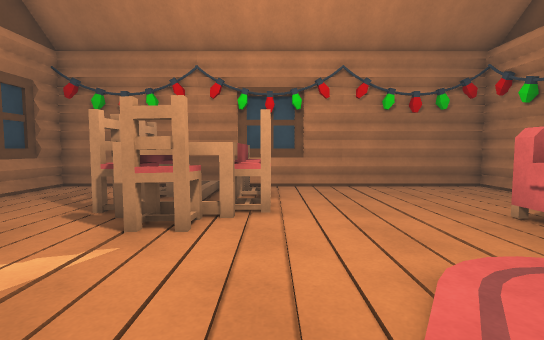
view 1 (above)

24 first-person views from a walk through a 3-D level made in the Unity game engine. The camera is 1.3 m above the floor, tilts 4° down and sees 85° across. The floor is counted in squares, 1 m on a side. Each view is taken from the middle of a square. On the plan, view 1 faces up. The plan holds only what a view shows up to about 14 squares ahead; the rest is blank. The place goes on beyond the plan. Some animated figures are left out. Door leaves are left out, so doorways stand open. Surface patterns are stand-ins for the level's own textures.

view 2
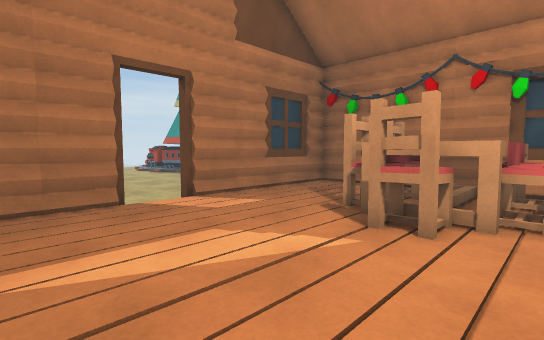

view 3
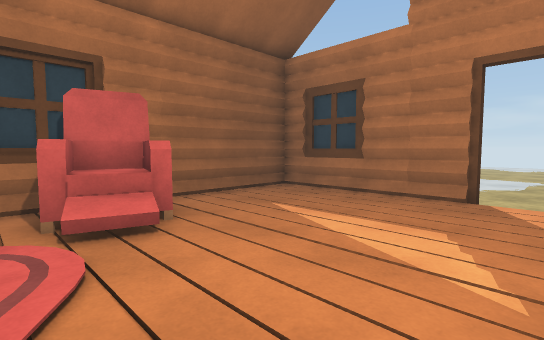

view 4
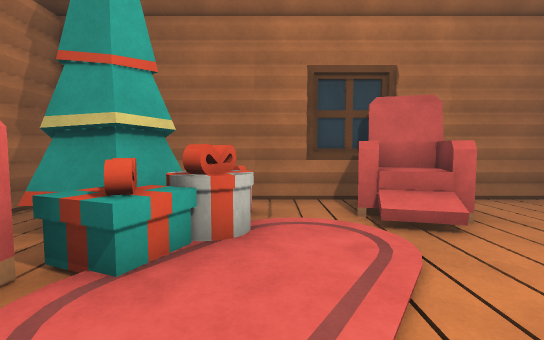

view 5
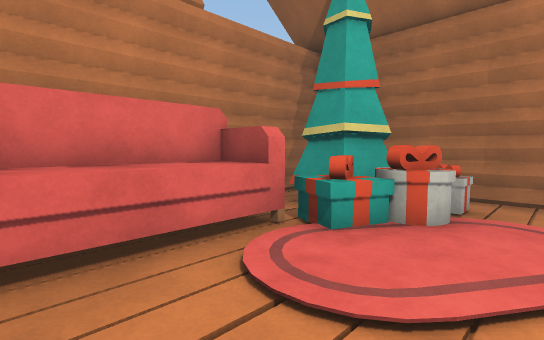

view 6
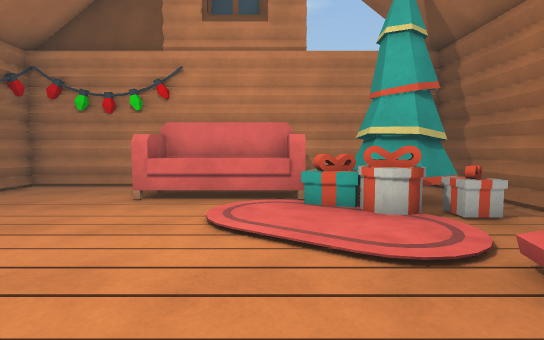

view 7
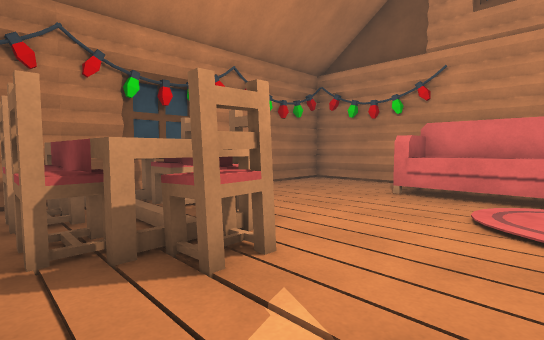

view 8
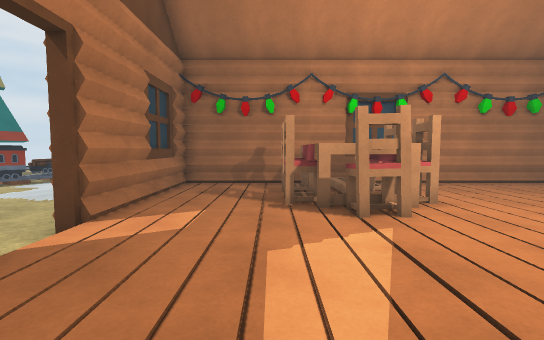

view 9
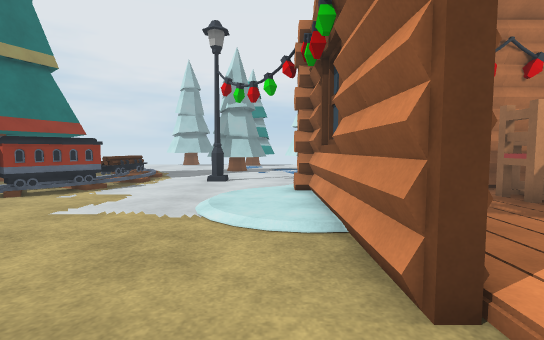

view 10
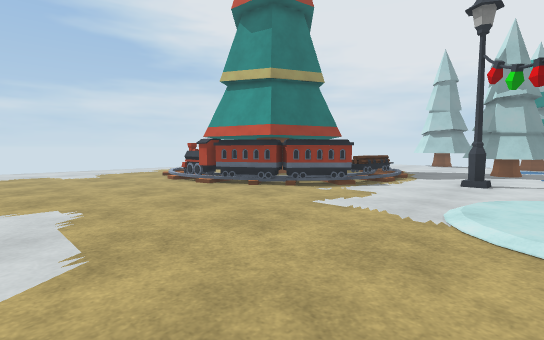

view 11
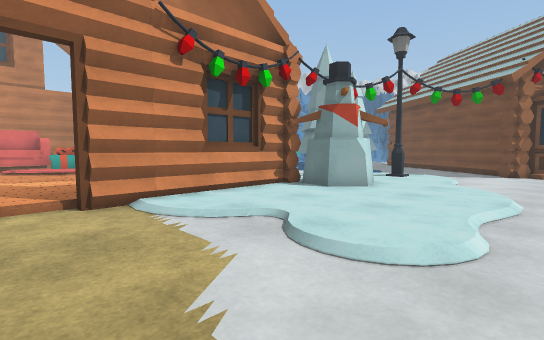

view 12
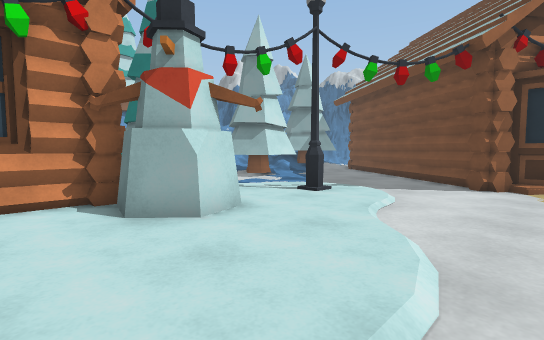

view 13
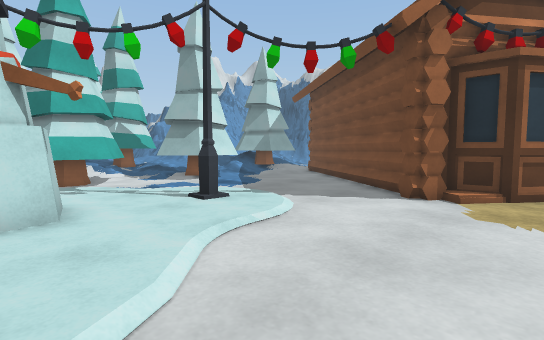

view 14
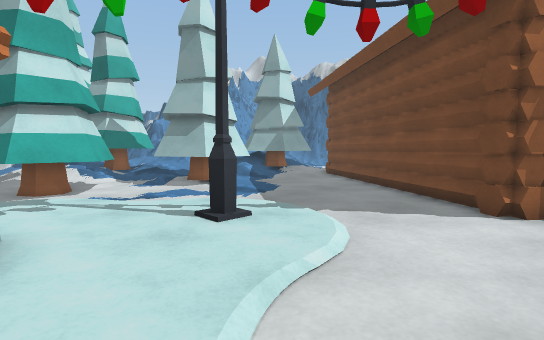

view 15
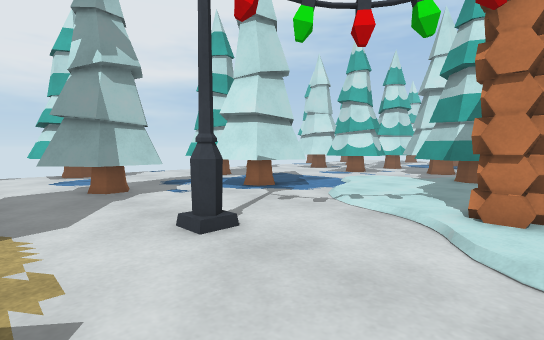

view 16
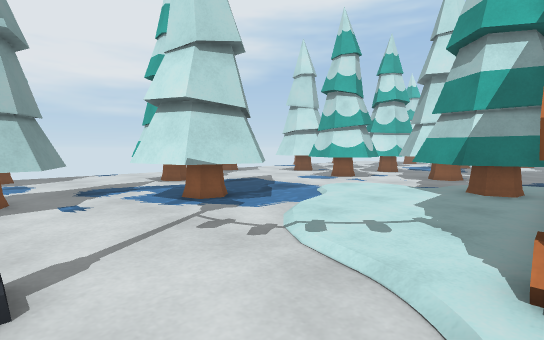

view 17
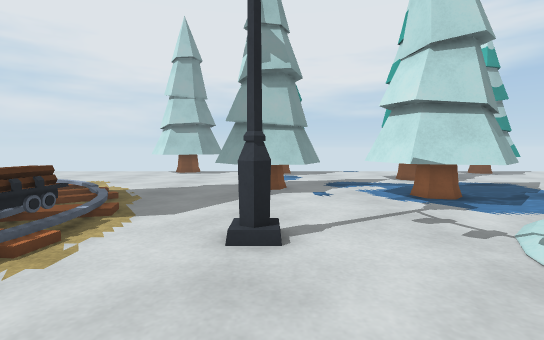

view 18
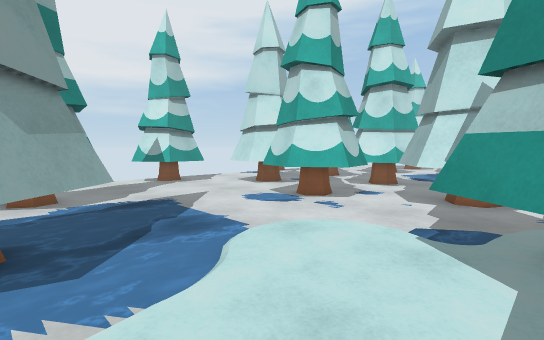

view 19
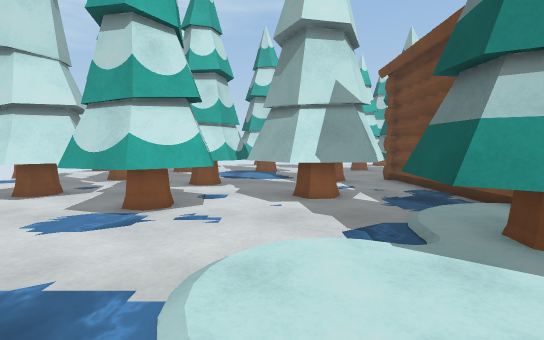

view 20
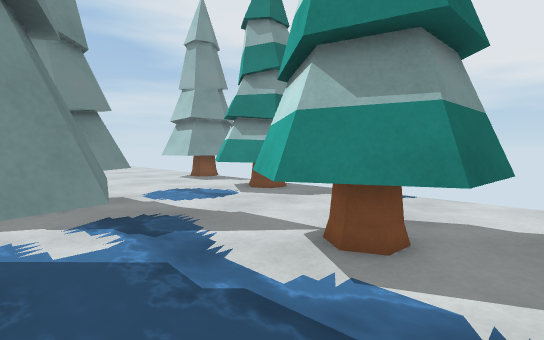

view 21
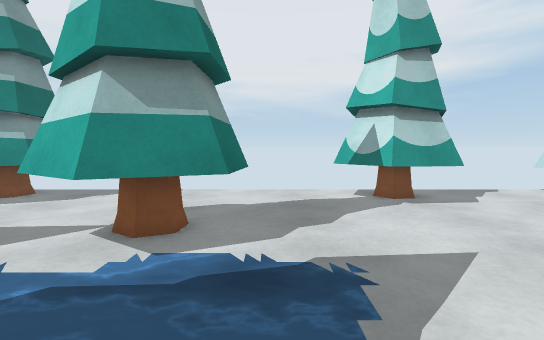

view 22
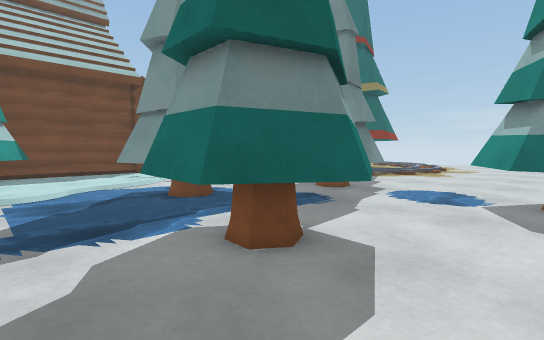

view 23
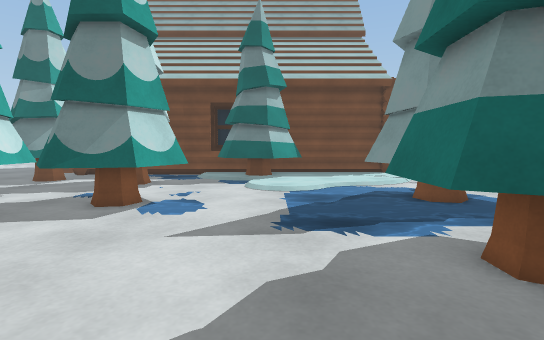

view 24
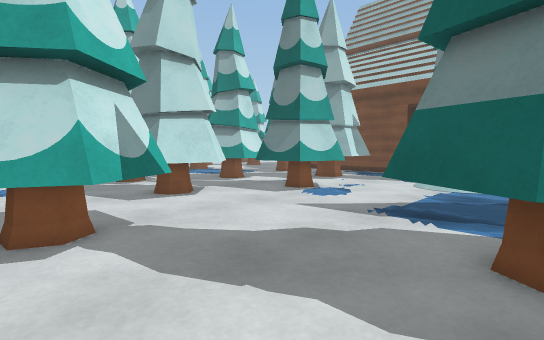

### Floor plan
Key: @ floor where view 1 was taken; # wall or solid block; . main floor; : floor 0.25 m higher than the main floor; / step, stairs or slope; D open door; T pine tree; A table; S sofa; C chair; R rug; E tree; W wagon; O other object.
Columns run from 16 left of view 1 to 9 right of it. Each row starts with its distance up from view 1.
 27  TT.TTTT. .....TTT
 26 TTT.TTTT.......TTT ..
 25 T...TTTT.......TTT ..
 24 ..........TTT.....TTT
 23 ..........TTT.....TTT  TT
 22 .....T....TTT.....TTT  TT
 21 ....TTT....T.......T ..
 20 ...TTTTT.TT......TTT.TT
 19 /...TTT.TTTT....TTTT.TTT
 18 //...T..TTTT.....TTT.TT
 17 //......TTTT.....TTT.TT ..
 16  //........./::/..TT  ....
 15 /W......../::::/..TT   TT.
 14 /W...O...:::::TTT.TT  TTT
 13 /W....../::::TTTT/.T   T
 12 WW......:::::TTTT:.....
 11 WW....//######TT#########O
 10 O.....::################O
  9 ......::##::OAAAO::::::#OO
  8 ......::##::OAAAO::::::##
  7 .......:##::OAAAO::::::##
  6 ........##::OAAAO::::::
  5 ........##::::OO:::::SS
  4 ........D::::::::::::SS
  3 ........D::::::::::::SS
  2 ........##:::::::::::SS
  1  ../../:##:::::::::RRSS##
  0  ./::/::##::::::@:RREEE##
 -1  ./:::::##::::://::RE#E##
 -2  ./:::::##::::CCC::OEE #
 -3  ./:::::##::::CCC::::::#
 -4  .::::OO################
 -5 ../:::O
 -6  ..:::OO:::/TT
 -7 .../:::::::TTT
 -8 ..../:::::/TTT
 -9 ..../:O::/..TT //
-10 .....:::/....../TTT
-11 ....../.....TT /TT
-12 ...........TTT :T
-13 ...#.......TTT
-14 .####......T
-15 ##  ##......:
-16      ###....:

Positions as (right, up) in squares from view 1, and headings:
1: (0, 0), facing up
2: (0, 0), facing up-left
3: (1, 4), facing down-left
4: (2, 4), facing down
5: (1, 5), facing down-right
6: (-3, 2), facing right
7: (-4, 2), facing up-right
8: (-4, -1), facing up
9: (-9, 2), facing up
10: (-9, 2), facing up-left
11: (-15, 4), facing down-right
12: (-15, -2), facing down-right
13: (-16, -5), facing down-right
14: (-14, -6), facing down-right
15: (-14, 10), facing up-right
16: (-11, 11), facing up-right
17: (-11, 10), facing up
18: (-6, 13), facing up-right
19: (-5, 16), facing right
20: (-3, 19), facing up-left
21: (-3, 18), facing up
22: (-2, 26), facing down-left
23: (-2, 26), facing down
24: (-5, 27), facing down-right
